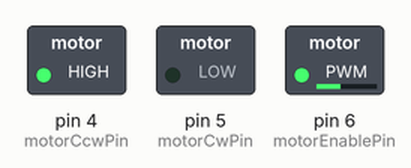
Recording of a sketch running on a simulated Arduino Uno, built with avr-gcc and run on an emulated ATmega328P. On the bench: switched loads named in the sketch (green lamp = pin HIGH).

Above: at 0.05 s.
At 2.0 s:
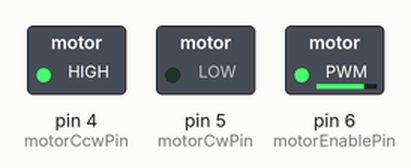
At 4.0 s:
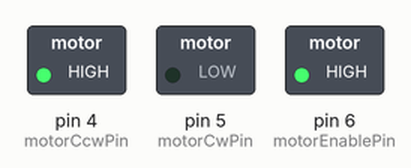
At 8.0 s:
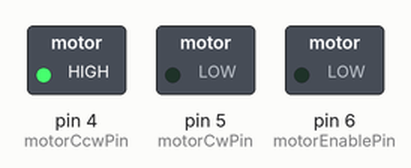
Timing chart, 0 to 9.2 s (numbered marks = the images above):
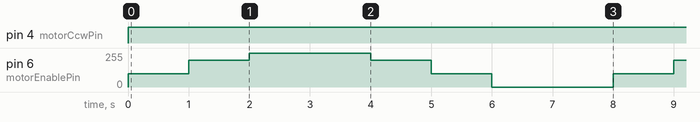

Measured:
- by itself, pin 4 (motorCcwPin): LOW → HIGH at 0.00 s
- by itself, pin 6 (motorEnablePin): repeats every 8.0 s: 200/255 1.0 s, 255/255 2.0 s, 200/255 1.0 s, 100/255 1.0 s, 0/255 2.0 s, 100/255 1.0 s

The sketch:

Exercise2b.ino
```cpp
int motorCcwPin = 4;
int motorCwPin = 5;
int motorEnablePin = 6;

volatile byte motorState = 0;

void writeMotorSpeed(int speed)
{
    // Set the direction
    digitalWrite(motorCwPin, LOW);
    digitalWrite(motorCcwPin, HIGH);

    // Set the speed
    analogWrite(motorEnablePin, speed);
}

void updateMotorSpeed()
{
    switch (motorState)
    {
    // Stopped
    case 0:
        writeMotorSpeed(0);
        break;
    // Slow
    case 1:
        writeMotorSpeed(100);
        break;
    // Medium
    case 2:
        writeMotorSpeed(200);
        break;
    // Fast
    case 3:
        writeMotorSpeed(255);
        break;
    }
}

void increaseMotorState()
{
    if (motorState < 3)
    {
        motorState += 1;
    }
}

void decreaseMotorState()
{
    if (motorState > 0)
    {
        motorState -= 1;
    }
}

void setup()
{
    Serial.begin(9600);

    pinMode(motorCcwPin, OUTPUT);
    pinMode(motorCwPin, OUTPUT);
    pinMode(motorEnablePin, OUTPUT);
}

void loop()
{
    // Up
    increaseMotorState();
    updateMotorSpeed();
    delay(1000);

    increaseMotorState();
    updateMotorSpeed();
    delay(1000);

    increaseMotorState();
    updateMotorSpeed();
    delay(1000);

    increaseMotorState();
    updateMotorSpeed();
    delay(1000);

    // Down
    decreaseMotorState();
    updateMotorSpeed();
    delay(1000);

    decreaseMotorState();
    updateMotorSpeed();
    delay(1000);

    decreaseMotorState();
    updateMotorSpeed();
    delay(1000);

    decreaseMotorState();
    updateMotorSpeed();
    delay(1000);
}
```
